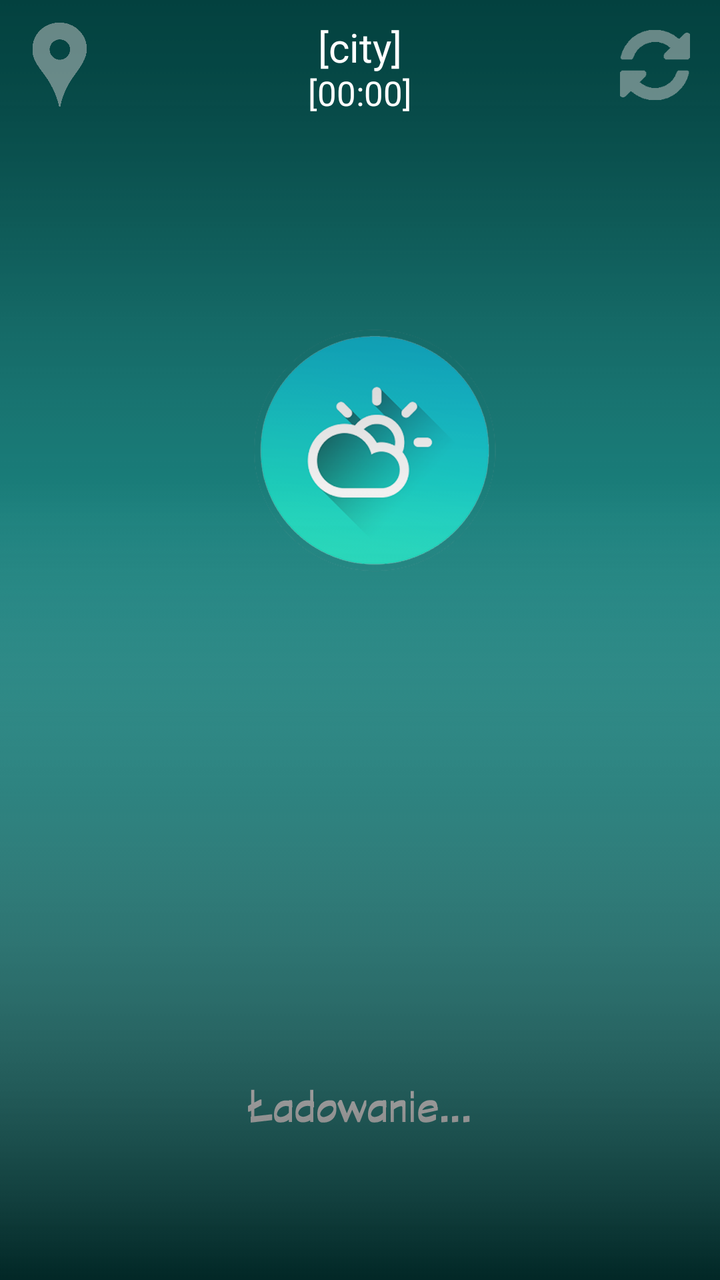
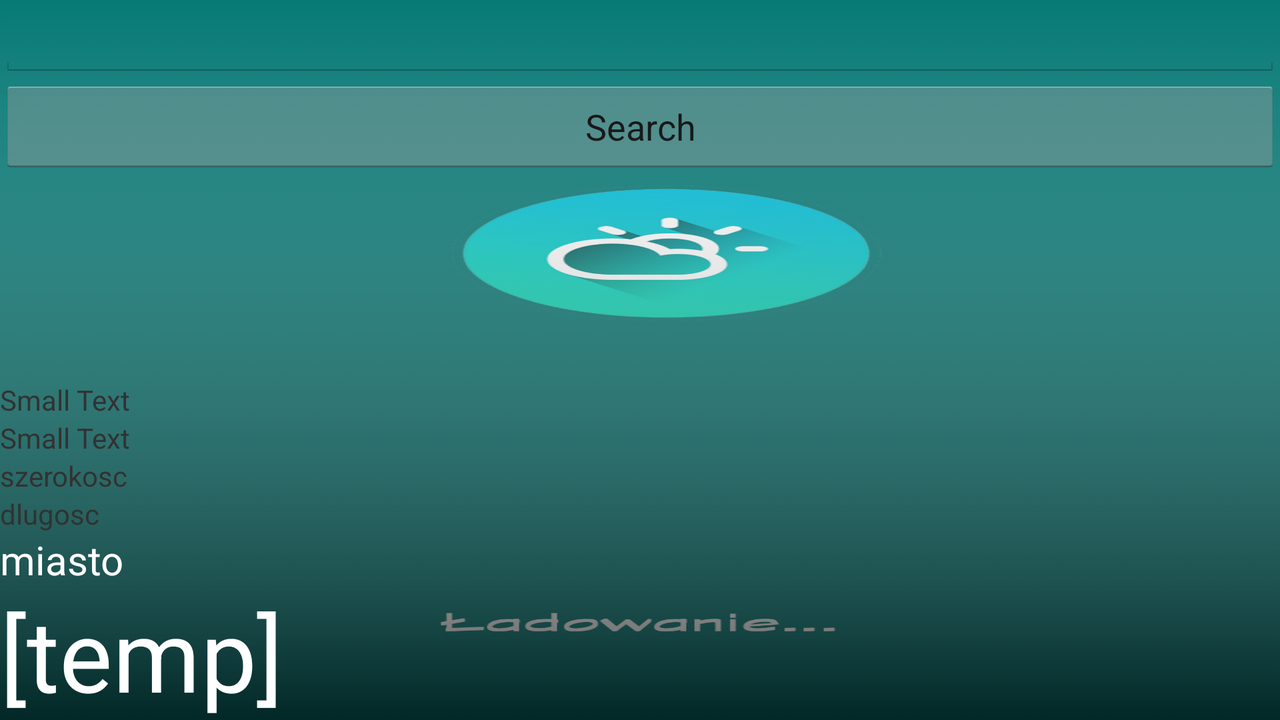

The same Android screen from two of the app's own layout files: first res/layout/ as a phone draws it, then the repository's variant for another configuration, drawn on a device whose configuration selects that folder. Both files follow.
<!-- AndroidManifest.xml: application theme AppTheme -->
<!-- res/layout/activity_main.xml -->
<?xml version="1.0" encoding="utf-8"?>
<RelativeLayout xmlns:android="http://schemas.android.com/apk/res/android"
    xmlns:tools="http://schemas.android.com/tools" android:layout_width="fill_parent"
    android:layout_height="match_parent" android:paddingLeft="@dimen/activity_horizontal_margin"
    android:paddingRight="@dimen/activity_horizontal_margin"
    android:paddingTop="@dimen/activity_vertical_margin"
    android:paddingBottom="@dimen/activity_vertical_margin" tools:context=".MainActivity"
    android:id="@+id/screen"
    android:backgroundTint="#97000000"
    android:padding="0dp">

    <FrameLayout
        android:layout_width="fill_parent"
        android:layout_height="fill_parent"
        android:layout_margin="0dp"
        android:layout_marginLeft="0dp"
        android:layout_marginTop="0dp"
        android:layout_marginRight="0dp"
        android:layout_marginBottom="0dp"
        android:id="@+id/FLayout">

        <ImageView
            android:id="@+id/flickrPhoto"
            android:layout_width="match_parent"
            android:layout_height="match_parent"
            android:adjustViewBounds="true"
            android:scaleType="centerCrop"
            android:gravity="center"
            android:layout_alignWithParentIfMissing="false"
            android:layout_alignParentTop="true"
            android:layout_alignBottom="@+id/FLayout" />

    </FrameLayout>

    <FrameLayout
        android:layout_width="fill_parent"
        android:layout_height="fill_parent">

        <ImageView
            android:layout_width="wrap_content"
            android:layout_height="wrap_content"
            android:id="@+id/gradient2"
            android:background="@drawable/footer2"
            android:adjustViewBounds="false"
            android:baselineAlignBottom="true"
            android:layout_alignBottom="@+id/FLayout"
            android:layout_alignLeft="@+id/FLayout"
            android:layout_alignStart="@+id/FLayout"
            android:alpha="0.5" />

        <TextView
            android:layout_width="wrap_content"
            android:layout_height="wrap_content"
            android:text="[city]"
            android:id="@+id/gpscity"
            android:textColor="#ffffffff"
            android:textSize="20dp"
            android:layout_gravity="center_horizontal"
            android:layout_margin="10dp"
            android:textIsSelectable="false" />

        <TextView
            android:layout_width="wrap_content"
            android:layout_height="wrap_content"
            android:textAppearance="?android:attr/textAppearanceMedium"
            android:text="[00:00]"
            android:id="@+id/time"
            android:layout_gravity="center_horizontal"
            android:layout_alignParentTop="true"
            android:layout_centerHorizontal="true"
            android:layout_marginTop="35dp"
            android:textColor="#ffffffff"
            android:textSize="17dp" />

        <ImageView
            android:layout_width="wrap_content"
            android:layout_height="wrap_content"
            android:id="@+id/gradient"
            android:layout_gravity="bottom|center_horizontal"
            android:background="@drawable/footer"
            android:adjustViewBounds="false"
            android:baselineAlignBottom="true"
            android:layout_alignBottom="@+id/FLayout"
            android:layout_alignLeft="@+id/FLayout"
            android:layout_alignStart="@+id/FLayout" />

        <ImageButton
            android:layout_width="35dp"
            android:layout_height="35dp"
            android:id="@+id/Refresh"
            android:background="@drawable/refresh"
            android:layout_weight="0.03"
            android:alpha="0.5"
            android:layout_gravity="right|top"
            android:layout_marginTop="15dp"
            android:layout_marginRight="15dp" />

        <ImageButton
            android:layout_width="30dp"
            android:layout_height="45dp"
            android:id="@+id/locationButton"
            android:layout_gravity="left|top"
            android:alpha="0.5"
            android:scaleType="fitXY"
            android:layout_marginLeft="15dp"
            android:layout_marginTop="10dp"
            android:background="@drawable/location_icon" />

        <ImageButton
            android:layout_width="35dp"
            android:layout_height="35dp"
            android:id="@+id/back"
            android:layout_gravity="top|left"
            android:layout_marginLeft="15dp"
            android:layout_marginTop="15dp"
            android:background="@drawable/back_incon"
            android:alpha="0.5"
            android:visibility="invisible" />

        <AutoCompleteTextView
            android:layout_width="294dp"
            android:layout_height="wrap_content"
            android:id="@+id/searchEditText"
            android:layout_gravity="top|center_horizontal|right"
            android:layout_marginLeft="10dp"
            android:layout_marginTop="17dp"
            android:layout_marginRight="10dp"
            android:maxLines="1"
            android:visibility="invisible"
            android:hint="Podaj lokalizację"
            android:textColor="#ffffffff"
            android:textSize="14dp" />

    </FrameLayout>

    <LinearLayout
        android:orientation="vertical"
        android:layout_width="fill_parent"
        android:layout_height="fill_parent"
        android:layout_gravity="center_horizontal|top"
        android:gravity="left|bottom"
        android:padding="0dp"
        android:nestedScrollingEnabled="false"
        android:weightSum="1"
        android:background="#00ff6300"
        android:layout_marginTop="60dp"
        android:id="@+id/linearLayout">


        <android.support.v4.view.ViewPager
            xmlns:android="http://schemas.android.com/apk/res/android"
            android:id="@+id/pager"
            android:layout_width="match_parent"
            android:layout_height="453dp"
            android:layout_alignParentBottom="true"
            android:layout_alignParentStart="true"
            android:layout_weight="0.97"
            android:layout_marginBottom="40dp" />

    </LinearLayout>

</RelativeLayout>
<!-- resources referenced by this layout -->
<resources>
  <!-- drawable back_incon: png bitmap (drawable, 3876 bytes) -->
  <!-- drawable footer: png bitmap (drawable, 12786 bytes) -->
  <!-- drawable footer2: png bitmap (drawable, 8127 bytes) -->
  <!-- drawable location_icon: png bitmap (drawable, 6988 bytes) -->
  <!-- drawable refresh: png bitmap (drawable, 3470 bytes) -->
  <style name="AppTheme" parent="android:Theme.Holo.Light.NoActionBar.TranslucentDecor">
          <item name="android:windowBackground">@drawable/splash</item>
          
      </style>
  <!-- drawable splash: png bitmap (drawable, 68802 bytes) -->
</resources>
<!-- res/layout-land/activity_main.xml (the repository's variant of the layout above) -->
<!-- drawn on the phone turned sideways -->
<?xml version="1.0" encoding="utf-8"?>
<RelativeLayout xmlns:android="http://schemas.android.com/apk/res/android"
    xmlns:tools="http://schemas.android.com/tools" android:layout_width="fill_parent"
    android:layout_height="match_parent" android:paddingLeft="@dimen/activity_horizontal_margin"
    android:paddingRight="@dimen/activity_horizontal_margin"
    android:paddingTop="@dimen/activity_vertical_margin"
    android:paddingBottom="@dimen/activity_vertical_margin" tools:context=".MainActivity"
    android:id="@+id/screen"
    android:backgroundTint="#97000000"
    android:padding="0dp">





    <FrameLayout
        android:layout_width="fill_parent"
        android:layout_height="fill_parent"
        android:layout_margin="0dp"
        android:layout_marginLeft="0dp"
        android:layout_marginTop="0dp"
        android:layout_marginRight="0dp"
        android:layout_marginBottom="0dp"
        android:id="@+id/FLayout">

        <ImageView
            android:id="@+id/flickrPhoto"
            android:layout_width="match_parent"
            android:layout_height="match_parent"
            android:adjustViewBounds="true"
            android:scaleType="centerCrop"
            android:gravity="center"
            android:alpha="1"
            android:layout_alignWithParentIfMissing="false"
            android:layout_alignParentTop="true"
            android:layout_alignBottom="@+id/FLayout" />

    </FrameLayout>

    <LinearLayout xmlns:android="http://schemas.android.com/apk/res/android"
        android:orientation="vertical"
        android:layout_width="fill_parent"
        android:layout_height="fill_parent"
        android:id="@+id/layout"
        android:weightSum="1"
        android:padding="@dimen/activity_horizontal_margin"
        android:layout_gravity="center">

        <EditText
            android:id="@+id/searchtext"
            android:layout_width="fill_parent"
            android:layout_height="wrap_content"
            />
        <Button
            android:id="@+id/searchbutton"
            android:layout_width="fill_parent"
            android:layout_height="wrap_content"
            android:text="Search"
            />

    </LinearLayout>

    <FrameLayout
        android:layout_width="fill_parent"
        android:layout_height="fill_parent">

        <ImageView
            android:layout_width="wrap_content"
            android:layout_height="wrap_content"
            android:id="@+id/gradient"
            android:layout_gravity="bottom|center_horizontal"
            android:background="@drawable/footer"
            android:adjustViewBounds="false"
            android:baselineAlignBottom="true"
            android:layout_alignBottom="@+id/FLayout"
            android:layout_alignLeft="@+id/FLayout"
            android:layout_alignStart="@+id/FLayout" />

        <LinearLayout
            android:orientation="vertical"
            android:layout_width="fill_parent"
            android:layout_height="fill_parent"
            android:layout_gravity="left|bottom"
            android:gravity="left|bottom">

            <TextView
                android:layout_width="wrap_content"
                android:layout_height="wrap_content"
                android:textAppearance="?android:attr/textAppearanceSmall"
                android:text="Small Text"
                android:id="@+id/textView" />

            <TextView
                android:layout_width="wrap_content"
                android:layout_height="wrap_content"
                android:textAppearance="?android:attr/textAppearanceSmall"
                android:text="Small Text"
                android:id="@+id/textView2" />

            <TextView
                android:layout_width="wrap_content"
                android:layout_height="wrap_content"
                android:text="szerokosc"
                android:id="@+id/gpslat" />

            <TextView
                android:layout_width="wrap_content"
                android:layout_height="wrap_content"
                android:text="dlugosc"
                android:id="@+id/gpslong" />

            <TextView
                android:layout_width="wrap_content"
                android:layout_height="wrap_content"
                android:text="miasto"
                android:id="@+id/gpscity"
                android:textColor="#ffffffff"
                android:textSize="20dp" />

            <TextView
                android:layout_width="wrap_content"
                android:layout_height="wrap_content"
                android:textAppearance="?android:attr/textAppearanceLarge"
                android:text="[temp]"
                android:id="@+id/temp"
                android:textColor="#ffffffff"
                android:textSize="50dp"
                android:layout_row="0"
                android:layout_column="0"
                android:gravity="left|bottom"
                android:layout_alignParentBottom="true"
                android:layout_alignParentRight="true"
                android:layout_alignParentEnd="true" />
        </LinearLayout>

    </FrameLayout>

</RelativeLayout>
<!-- resources referenced by the variant -->
<!-- as the phone turned sideways resolves them -->
<resources>
  <!-- drawable footer: png bitmap (drawable, 12786 bytes) -->
  <style name="AppTheme" parent="android:Theme.Holo.Light.NoActionBar.TranslucentDecor">
          <item name="android:windowBackground">@drawable/splash</item>
          
      </style>
  <!-- drawable splash: png bitmap (drawable, 68802 bytes) -->
</resources>
